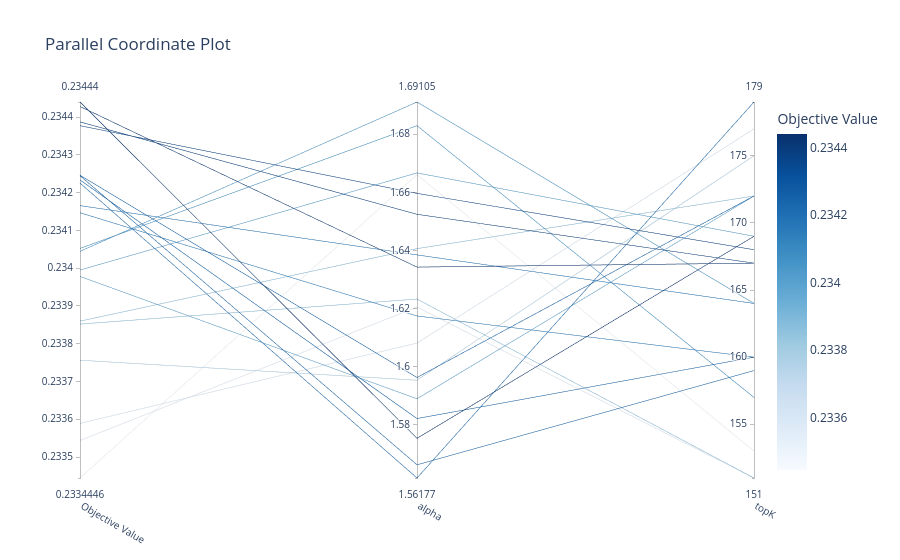

This figure's notebook cell:
### Code cell
optuna.visualization.plot_parallel_coordinate(optuna_study)

### Figure 1 — Plotly figure (JSON) as saved in the notebook; plotly's stock layout.template omitted (floating-point values rounded to 4 significant figures)
{"data": [{"dimensions": [{"label": "Objective Value", "range": [0.2334, 0.2344], "values": [0.2339, 0.2344, 0.234, 0.2341, 0.2335, 0.2334, 0.2344, 0.234, 0.2342, 0.2342, 0.2342, 0.234, 0.2338, 0.2344, 0.2342, 0.2342, 0.2336, 0.2339, 0.2344, 0.2341]}, {"label": "alpha", "range": [1.562, 1.691], "values": [1.623, 1.634, 1.667, 1.617, 1.621, 1.666, 1.575, 1.691, 1.566, 1.638, 1.562, 1.589, 1.595, 1.652, 1.596, 1.582, 1.608, 1.641, 1.66, 1.683]}, {"label": "topK", "range": [151, 179], "values": [151, 167, 169, 160, 151, 153, 169, 164, 159, 164, 179, 172, 175, 167, 172, 160, 177, 172, 168, 157]}], "labelangle": 30, "labelside": "bottom", "line": {"color": [0.2339, 0.2344, 0.234, 0.2341, 0.2335, 0.2334, 0.2344, 0.234, 0.2342, 0.2342, 0.2342, 0.234, 0.2338, 0.2344, 0.2342, 0.2342, 0.2336, 0.2339, 0.2344, 0.2341], "colorbar": {"title": {"text": "Objective Value"}}, "colorscale": [[0, "rgb(247,251,255)"], [0.125, "rgb(222,235,247)"], [0.25, "rgb(198,219,239)"], [0.375, "rgb(158,202,225)"], [0.5, "rgb(107,174,214)"], [0.625, "rgb(66,146,198)"], [0.75, "rgb(33,113,181)"], [0.875, "rgb(8,81,156)"], [1, "rgb(8,48,107)"]], "reversescale": false, "showscale": true}, "type": "parcoords"}], "layout": {"title": {"text": "Parallel Coordinate Plot"}}}
